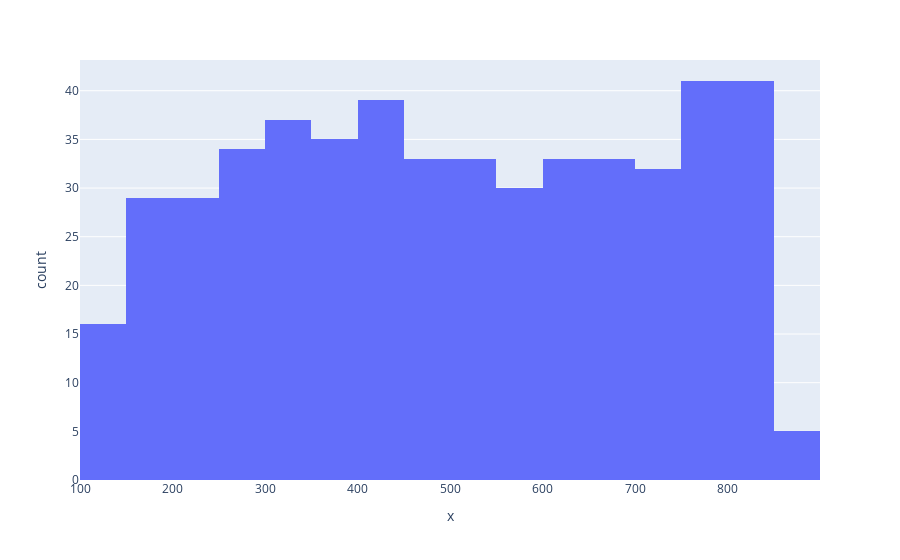

The code cell stored with this chart in its notebook:
### Code cell
px.histogram(x=obs5)

### Figure 1 — Plotly figure (JSON) as saved in the notebook; plotly's stock layout.template omitted (floating-point values rounded to 4 significant figures; data arrays with more than 128 entries replaced by an {"elided": "..."} marker saying what was removed)
{"data": [{"alignmentgroup": "True", "bingroup": "x", "hovertemplate": "x=%{x}<br>count=%{y}<extra></extra>", "legendgroup": "", "marker": {"color": "#636efa", "pattern": {"shape": ""}}, "name": "", "offsetgroup": "", "orientation": "v", "showlegend": false, "type": "histogram", "x": {"elided": "500 int values"}, "xaxis": "x", "yaxis": "y"}], "layout": {"barmode": "relative", "legend": {"tracegroupgap": 0}, "margin": {"t": 60}, "xaxis": {"anchor": "y", "domain": [0, 1], "title": {"text": "x"}}, "yaxis": {"anchor": "x", "domain": [0, 1], "title": {"text": "count"}}}}
